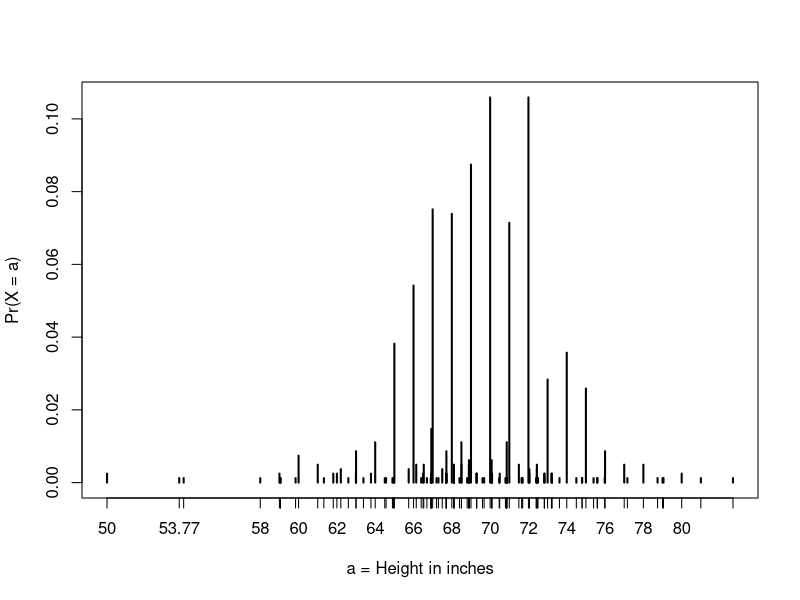
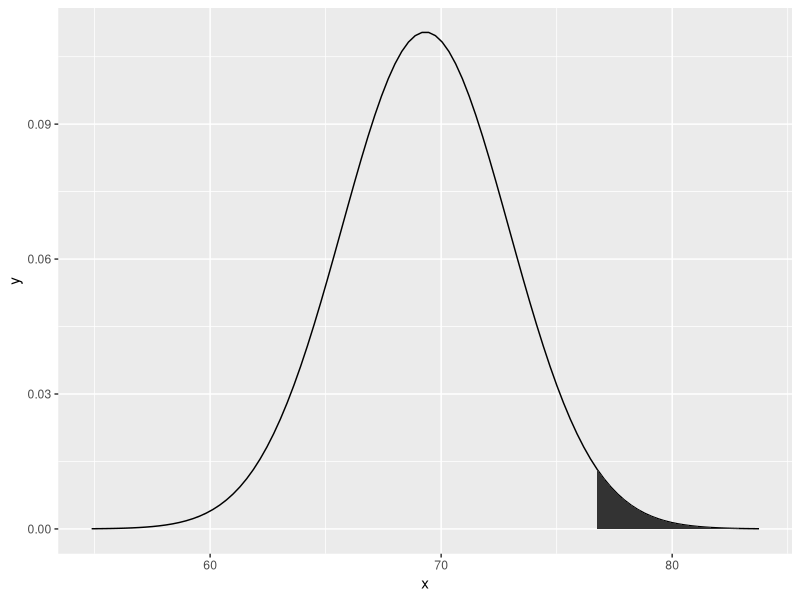
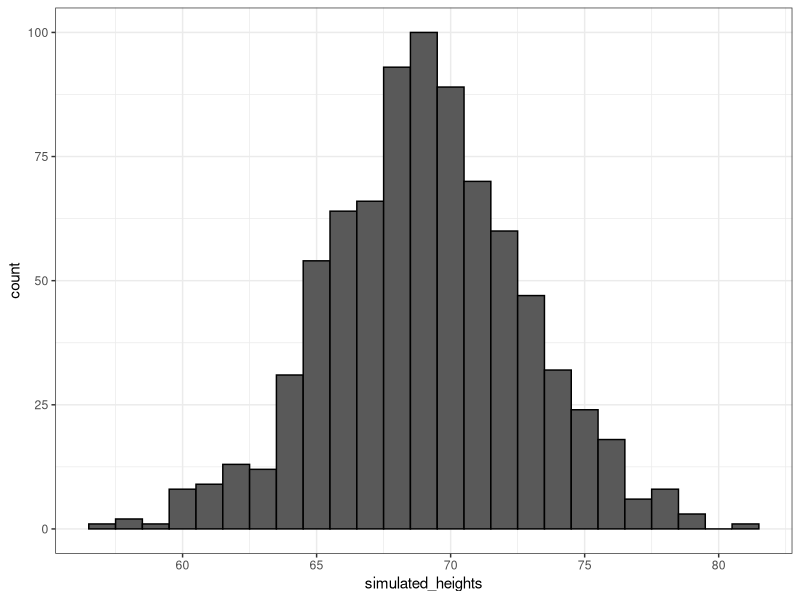
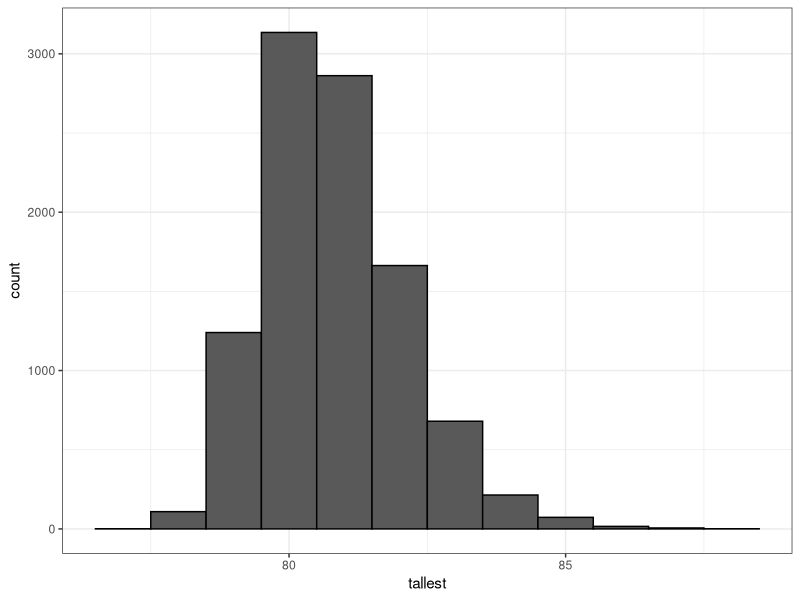
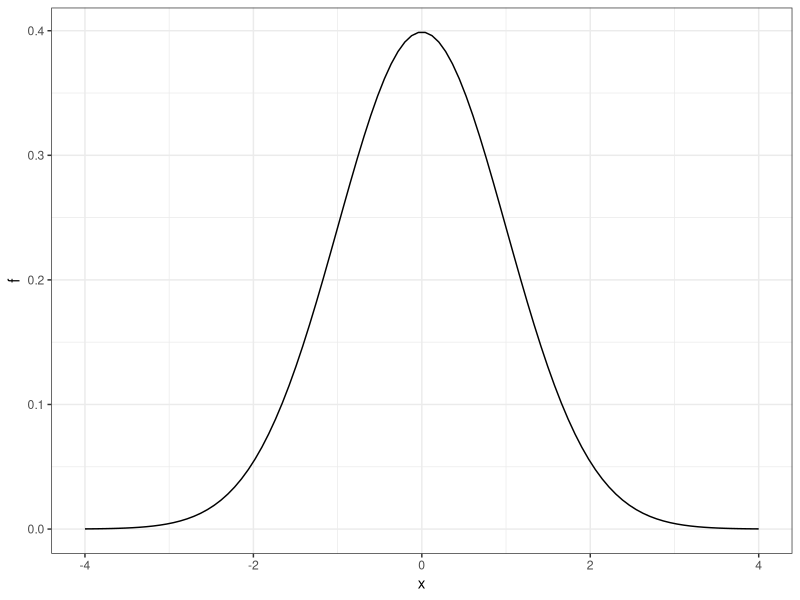

R code for these plots, in order:
## ---- chunk 1
library(tidyverse)
library(dslabs)
data(heights)
x <- heights %>% filter(sex == "Male") %>% .$height
## ---- chunk 2
F <- function(a){
  mean(x <= a)
}
## ---- chunk 3
1 - F(70.5)
## ---- chunk 4
avg <- mean(x)
s   <- sd(x)
1 - pnorm(70.5, avg, s)
## ---- chunk 5
plot(prop.table(table(x)), xlab = "a = Height in inches", ylab = "Pr(X = a)")
## ---- chunk 6
mean(x <= 68.5) - mean(x <= 67.5)
mean(x <= 69.5) - mean(x <= 68.5)
mean(x <= 70.5) - mean(x <= 69.5)
## ---- chunk 7
pnorm(68.5, avg, s) - pnorm(67.5, avg, s) 
pnorm(69.5, avg, s) - pnorm(68.5, avg, s) 
pnorm(70.5, avg, s) - pnorm(69.5, avg, s) 
## ---- chunk 8
mean(x <= 70.9) - mean(x <= 70.1)
## ---- chunk 9
pnorm(70.9, avg, s) - pnorm(70.1, avg, s)
## ---- chunk 10
1 - pnorm(76, avg, s)
## ---- chunk 11
dat <- data_frame(x = seq(-4, 4, length=100) * s + avg,
                  y = dnorm(x, avg, s))

dat_ribbon <- filter(dat, x >= 2 * s + avg)

ggplot(dat, aes(x, y)) +
  geom_line() +
  geom_ribbon(aes(ymin = 0, ymax = y), data = dat_ribbon)
## ---- chunk 12
n   <- length(x)
avg <- mean(x)
s   <- sd(x)
simulated_heights <- rnorm(n, avg, s)
## ---- chunk 13
ds_theme_set()
data.frame(simulated_heights=simulated_heights) %>% ggplot(aes(simulated_heights)) + 
  geom_histogram(color="black", binwidth = 1) 
## ---- chunk 14
B <- 10000
tallest <- replicate(B, {
  simulated_data <- rnorm(800, avg, s)
  max(simulated_data)
})
## ---- chunk 15
mean(tallest >= 7*12)
## ---- chunk 16
ds_theme_set()
data.frame(tallest = tallest) %>% ggplot(aes(tallest)) + 
  geom_histogram(color="black", binwidth = 1) 
## ---- chunk 17
x <- seq(-4, 4, length.out = 100)
data.frame(x, f = dnorm(x)) %>% ggplot(aes(x, f)) + geom_line()
